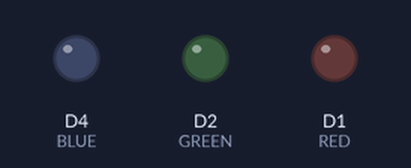
Bench run of a sketch on a simulated ESP8266 (NodeMCU). On the bench: output pins drawn as LEDs (lit = HIGH). WiFi joins after 1.5 s; servers stay silent unless stated.

Above: at 3.5 s.
At 4.92 s:
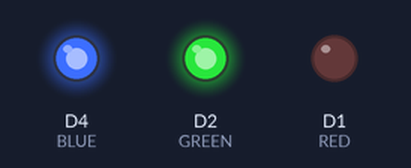
Timing chart, 0 to 5.4 s (numbered marks = the images above):
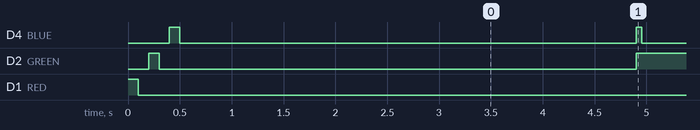

The sketch:

netchk.ino
```cpp
#include <ESP8266WiFi.h>
#include <WiFiClient.h>
#include <ESP8266Ping.h> //https://github.com/dancol90/ESP8266Ping
#include <EEPROM.h>
#include <DNSServer.h>            //Local DNS Server used for redirecting all requests to the configuration portal
#include <ESP8266WebServer.h>     //Local WebServer used to serve the configuration portal
#include <WiFiManager.h>          //https://github.com/tzapu/WiFiManager WiFi Configuration Magic
WiFiClient client;
WiFiManager wifiManager;

#define RED D1
#define GREEN D2
#define BLUE D4

//Normal connectivity test adresss
const char* host = "google.com";
const uint16_t port = 80;

//DNS-less connectivity test
IPAddress nodnshost (8, 8, 8, 8);

int NETWORKING = 1;

void setup() {
  // put your setup code here, to run once:
  pinMode(RED, OUTPUT);
  pinMode(GREEN, OUTPUT);
  pinMode(BLUE, OUTPUT);
  pinMode(D6, INPUT_PULLUP);

  Serial.begin(115200);

  digitalWrite(RED, HIGH);
  delay(100);
  digitalWrite(RED, LOW);
  delay(100);
  digitalWrite(GREEN, HIGH);
  delay(100);
  digitalWrite(GREEN, LOW);
  delay(100);
  digitalWrite(BLUE, HIGH);
  delay(100);
  digitalWrite(BLUE, LOW);
  delay(100);
  wifiManager.autoConnect();
  digitalWrite(BLUE, LOW);
}

void loop() {
  // put your main code here, to run repeatedly:
  if (client.connect(host, port) and Ping.ping(nodnshost)) {
    NETWORKING = 2;
  }

  if (!client.connect(host, port) and Ping.ping(nodnshost)) {
    NETWORKING = 1;
  }

    if (client.connect(host, port) and !Ping.ping(nodnshost)) {
    NETWORKING = 1;
  }

  if (!client.connect(host, port) and !Ping.ping(nodnshost)) {
    NETWORKING = 0;
  }

  ledUpdate();

  while (WiFi.status() != WL_CONNECTED) {
    Serial.print(".");
    digitalWrite(GREEN, LOW);
    digitalWrite(RED, LOW);
    delay(1000);
    digitalWrite(BLUE, !digitalRead(BLUE));
  }
  digitalWrite(BLUE, LOW);
}


void ledUpdate() {
  switch (NETWORKING) {
    case 0:
      digitalWrite(GREEN, LOW);
      digitalWrite(RED, HIGH);
      digitalWrite(BLUE, HIGH);
      delay(50);
      digitalWrite(BLUE, LOW);
      client.stop();
      break;
    case 1:
      digitalWrite(GREEN, HIGH);
      digitalWrite(RED, HIGH);
      digitalWrite(BLUE, HIGH);
      delay(50);
      digitalWrite(BLUE, LOW);
      client.stop();
      break;
    case 2:
      digitalWrite(RED, LOW);
      digitalWrite(GREEN, HIGH);
      digitalWrite(BLUE, HIGH);
      delay(50);
      digitalWrite(BLUE, LOW);
      client.stop();
      break;
  }
}
```

Measured:
- by itself, D4 (BLUE): repeats every 2.9 s: HIGH 0.05 s, LOW 2.8 s
- by itself, D2 (GREEN): HIGH → LOW at 0.30 s, → HIGH 4.6 s later
